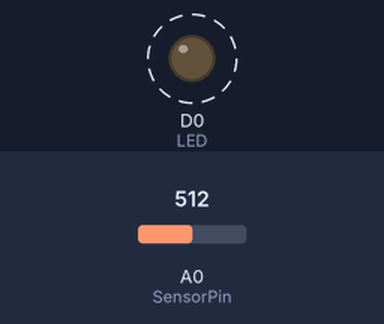
A sketch run on a simulated ESP8266 (NodeMCU). On the bench: output pins drawn as LEDs (lit = HIGH). Dashed ring = blinking. Inputs (shaded band) come from the test bench; at power-on: A0 (SensorPin) = 512. WiFi joins after 1.5 s; servers stay silent unless stated; what the sketch prints to the serial monitor is not drawn.

Above: at 2.4 s.
Timing chart, 0 to 5.7 s (numbered marks = the images above):
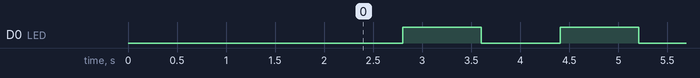

Measured:
- by itself, D0 (LED): alternates HIGH for 0.80 s and LOW for 0.80 s

The sketch:

controller.ino
```cpp
#include "ESP8266WiFi.h"

//WiFi variable ------------------------------------------------------
const char* ssid = "PBMT";
const char* password = "pedbellemewtoey";
const char serverIP[] = "192.168.1.18";
const int port = 3000;

//pH variable --------------------------------------------------------
#define SensorPin A0            //pH meter Analog output to Arduino Analog Input 0
#define Offset 0.00            //deviation compensate
#define LED D0
#define samplingInterval 20
#define printInterval 800
#define ArrayLenth  40    //times of collection
int pHArray[ArrayLenth];   //Store the average value of the sensor feedback
int pHArrayIndex=0;

void setup() {
  pinMode(LED,OUTPUT);
  Serial.begin(9600);

  //pH setup ---------------------------------------------------------
  Serial.println("pH meter experiment!");    //Test the serial monitor

  //WiFi setup -------------------------------------------------------
  Serial.println("Connecting to " + *ssid);
  WiFi.begin(ssid, password);

  while(WiFi.status() != WL_CONNECTED){
    delay(1000);
    Serial.print(".");
  }
  Serial.println("Connected");
}

void loop() {
  //pH value ---------------------------------------------------------
  static unsigned long samplingTime = millis();
  static unsigned long printTime = millis();
  static float pHValue,voltage;
  if(millis()-samplingTime > samplingInterval){
    pHArray[pHArrayIndex++]=analogRead(SensorPin);
    if(pHArrayIndex==ArrayLenth)pHArrayIndex=0;
    voltage = avergearray(pHArray, ArrayLenth)*5.0/1024;
    pHValue = 3.5*voltage+Offset;
    samplingTime=millis();
  }
  if(millis() - printTime > printInterval){
    //Every 800 milliseconds, print a numerical, convert the state of the LED indicator
    Serial.print("Voltage:");
    Serial.print(voltage,2);
    Serial.print("    pH value: ");
    Serial.println(pHValue,2);
    digitalWrite(LED,digitalRead(LED)^1);
    printTime=millis();

    //Convert float pH value to string --------------------------------
    double floatPHValue = pHValue;
    char charPHValue[4];
    String stringPHValue = "";
    dtostrf(floatPHValue, 4, 4, charPHValue);
    for(int i=0; i<sizeof(charPHValue); i++){
      stringPHValue += charPHValue[i];
    }

    //WiFi client send post request to server -------------------------
    WiFiClient client;
    if(client.connect(serverIP, port)){
      Serial.println(stringPHValue);
      client.print("POST /api/ph?ph=" + stringPHValue);
      client.println(" HTTP/1.1");
      client.print("Host: ");
      client.println(serverIP);
      client.println("User-Agent: ESP8266/1.0");
      client.println("Connection: close");
      client.println();
    }
  }
}

//pH function
double avergearray(int* arr, int number){
  int i;
  int max,min;
  double avg;
  long amount=0;
  if(number<=0){
    Serial.println("Error number for the array to avraging!/n");
    return 0;
  }
  if(number<5){   //less than 5, calculated directly statistics
    for(i=0;i<number;i++){
      amount+=arr[i];
    }
    avg = amount/number;
    return avg;
  }else{
    if(arr[0]<arr[1]){
      min = arr[0];max=arr[1];
    }
    else{
      min=arr[1];max=arr[0];
    }
    for(i=2;i<number;i++){
      if(arr[i]<min){
        amount+=min;        //arr<min
        min=arr[i];
      }else {
        if(arr[i]>max){
          amount+=max;    //arr>max
          max=arr[i];
        }else{
          amount+=arr[i]; //min<=arr<=max
        }
      }//if
    }//for
    avg = (double)amount/(number-2);
  }//if
  return avg;
}
```
